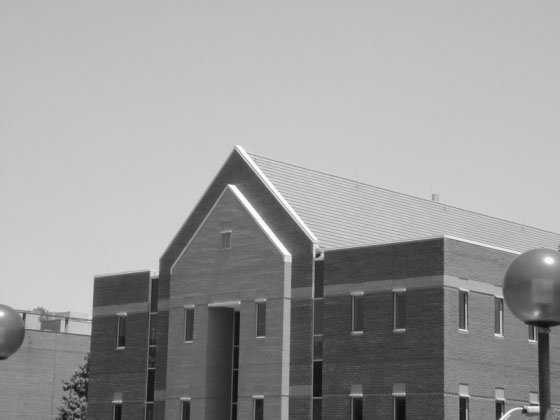
#> input picture technique eight/src/house.jpg, 560 x 420 px
$ python cannyEdgeDetection.py
#> lines starting #> are read from the running program, lines starting #| are printed output that depends on the picture; after the words box and inside, x2 and y2 are one past the last pixel; in counts of white or black regions, pixels touching at a corner belong together
"""
Name: Minh T. Nguyen
ECE 4580 - Digital Image Processing
4/13/2021
Project Assignment 3 - Edge Detection
"""
import math
import cv2 as cv
import numpy as np
from scipy.ndimage.filters import convolve
from scipy import ndimage
from matplotlib import pyplot as plt

def get_sobel_kernel(im):
    """
    Function takes in smoothed images then do matrix multiplication with Sobel kernel to get the gradient magnitude and angle
    @param:
    im = input blurred image

    @return:
    1. gradient = gradient magnitude of sobel filter
    2. theta = the angle of sobel filter
    """
    kernel_x = np.array([[-1, 0, 1], [-2, 0, 2], [-1, 0, 1]], np.float32)
    kernel_y = np.array([[1, 2, 1], [0, 0, 0], [-1, -2, -1]], np.float32)

    image_x = ndimage.filters.convolve(im, kernel_x)
    image_y = ndimage.filters.convolve(im, kernel_y)

    gradient = np.hypot(image_x, image_y)
    gradient = gradient / gradient.max() * 255
    theta = np.arctan2(image_y, image_x)

    return (gradient, theta)

def non_max_supression(grad_im, theta):
    """
    Function goes thru all points on the gradient intensity matrix to finds the pixels with the max value in the edge directions
    @param:
    1. grad_im = gradient magnitude from sobel filter
    2. theta = angle from sobel filter

    @return:
    out_im = Output images
    """
    row, col = grad_im.shape # M, N
    out_im = np.zeros((row, col), dtype=np.int32)
    angle = theta*180. / np.pi
    angle[angle < 0] += 180

    for i in range(1,row-1):
        for j in range(1,col-1):
            q = 255
            r = 255

            # for angle 0
            if (0 <= angle[i,j] < 22.5) or (157.5 <= angle[i,j] <= 180):
                q = grad_im[i, j+1]
                r = grad_im[i, j-1]
            # for angle 45
            elif (22.5 <= angle[i,j] < 67.5):
                q = grad_im[i+1, j-1]
                r = grad_im[i-1, j+1]
            # for angle 90
            elif (67.5 <= angle[i,j] < 112.5):
                q = grad_im[i+1, j]
                r = grad_im[i-1, j]
            # for angle 135
            elif (112.5 <= angle[i,j] < 157.5):
                q = grad_im[i-1, j-1]
                r = grad_im[i+1, j+1]

            if (grad_im[i,j] >= q) and (grad_im[i,j] >= r):
                out_im[i,j] = grad_im[i,j]
            else:
                out_im[i,j] = 0
    return out_im

def double_threshold(im, ltr, htr):
    """
    Function double threshold aim to identify strong, weak, and non-relevant pixels
    @param:
    1. im = imput image
    2. ltr = low threshold ratio
    3. htr = high threshold ratio

    @return:
    1: weak = weak pixel that has intensity value that is not enough to be considered strong ones, but not non-relevant
    2. strong = pixel with very high intensity
    3. res = non-relevant pixel, not high, not low
    """
    high_thres = im.max() * htr
    low_thres = high_thres * ltr

    row, col = im.shape
    res = np.zeros((row,col), dtype=np.int32)

    weak = np.int32(25)
    strong = np.int32(255)

    strong_i, strong_j = np.where(im >= high_thres)
    zeros_i, zeros_j = np.where(im < low_thres)

    weak_i, weak_j = np.where((im <= high_thres) & (im >= low_thres))

    res[strong_i, strong_j] = strong
    res[weak_i, weak_j] = weak

    return (res, weak, strong)

def hysteresis(im, weak, strong=255):
    """
    Function consist of transforming weak pixel into strong ones if at least 1 pixel around the one being processed is a strong one
    """
    row, col = im.shape

    for i in range(1, row-1):
        for j in range(1, col-1):
            if (im[i,j] == weak):
                if ((im[i+1, j-1] == strong) or (im[i+1, j] == strong) or (im[i+1, j+1] == strong)
                    or (im[i, j-1] == strong) or (im[i, j+1] == strong)
                    or (im[i-1, j-1] == strong) or (im[i-1, j] == strong) or (im[i-1, j+1] == strong)):
                    im[i, j] = strong
                else:
                   im[i, j] = 0
    return im

def main():
    print("Running")
    # im = cv.imread("house.jpg", 0)
    im = cv.imread("house.jpg", 0)
#> im is the input picture: shape (420, 560); min 11, max 255, mean 154.6
    cv.imshow("Original House", im)
    im = im/255.0

    # (1) Blue image with Gaussian filter with sigma = 2,8,16
    im_filtered1 = cv.GaussianBlur(im, (0,0), 2)
    im_filtered2 = cv.GaussianBlur(im, (0,0), 8)
    im_filtered3 = cv.GaussianBlur(im, (0,0), 16)

    rows = 1
    cols = 3
    fig1 = plt.figure(figsize=(15, 5))

    fig1.add_subplot(rows, cols, 1)
    plt.imshow(np.float64(im_filtered1), cmap="gray") # Less Thick
    plt.title("Gaussian Filtered - sigma=2")
    plt.axis("off")

    fig1.add_subplot(rows, cols, 2)
    plt.imshow(np.float64(im_filtered2), cmap="gray") # Less Thick
    plt.title("Gaussian Filtered - sigma=8")
    plt.axis("off")

    fig1.add_subplot(rows, cols, 3)
    plt.imshow(np.float64(im_filtered3), cmap="gray") # Less Thick
    plt.title("Gaussian Filtered - sigma=16")
    plt.axis("off")

    # (2) Apply Canny edge detectors with the scales you choose to detect edges
    # a/ Show the magnitude and angle of gradiente images ? Correct??
    grad_mag1, angle1 = get_sobel_kernel(im_filtered1)
    grad_mag2, angle2 = get_sobel_kernel(im_filtered2)
    grad_mag3, angle3 = get_sobel_kernel(im_filtered3)

    fig2 = plt.figure(figsize=(15, 5))

    fig2.add_subplot(2, cols, 1)
    plt.imshow(np.float64(grad_mag1), cmap="gray") # Less Thick
    plt.title("Gradient Magnitude - sigma=2")
    plt.axis("off")

    fig2.add_subplot(2, cols, 2)
    plt.imshow(np.float64(grad_mag2), cmap="gray") # Less Thick
    plt.title("Gradient Magnitude - sigma=8")
    plt.axis("off")

    fig2.add_subplot(2, cols, 3)
    plt.imshow(np.float64(grad_mag3), cmap="gray") # Less Thick
    plt.title("Gradient Magnitude - sigma=16")
    plt.axis("off")

    fig2.add_subplot(2, cols, 4)
    plt.imshow(np.float64(angle1), cmap="gray") # Less Thick
    plt.title("Angle - sigma=2")
    plt.axis("off")

    fig2.add_subplot(2, cols, 5)
    plt.imshow(np.float64(angle2), cmap="gray") # Less Thick
    plt.title("Angle - sigma=8")
    plt.axis("off")

    fig2.add_subplot(2, cols, 6)
    plt.imshow(np.float64(angle3), cmap="gray") # Less Thick
    plt.title("Angle - sigma=16")
    plt.axis("off")

    # b/ Display the edges before and after non-maximum suppression ?? Aint edge is the magnitude sobel above?
    im_nms1 = non_max_supression(grad_mag1, angle1)
#> after the loop in non_max_supression, `for i in range(1,row-1):`: out_im: shape (420, 560) int32; 238 distinct labels, from 0 to 255
    im_nms2 = non_max_supression(grad_mag2, angle2)
#> after the loop in non_max_supression (call 2), `for i in range(1,row-1):`: out_im: shape (420, 560) int32; 239 distinct labels, from 0 to 255
    im_nms3 = non_max_supression(grad_mag3, angle3)
#> after the loop in non_max_supression (call 3), `for i in range(1,row-1):`:
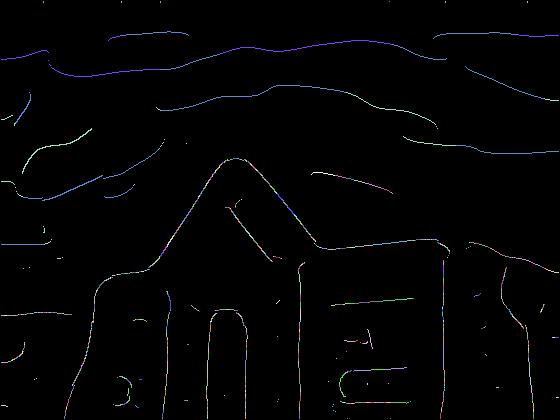
#> out_im: shape (420, 560) int32; 255 distinct labels, from 0 to 255; one colour per label, 0 black

    fig3 = plt.figure(figsize=(15, 5))

    fig3.add_subplot(rows, cols, 1)
    plt.imshow(np.float64(im_nms1), cmap="gray") # Less Thick
    plt.title("Non Maximum Suppression - sigma=2")
    plt.axis("off")

    fig3.add_subplot(rows, cols, 2)
    plt.imshow(np.float64(im_nms2), cmap="gray") # Less Thick
    plt.title("Non Maximum Suppression - sigma=8")
    plt.axis("off")

    fig3.add_subplot(rows, cols, 3)
    plt.imshow(np.float64(im_nms3), cmap="gray") # Less Thick
    plt.title("Non Maximum Suppression - sigma=16")
    plt.axis("off")

    # c/ Display the final edge maps after edge linking/double-thresholding technique
    im_thres1, weak1, strong1 = double_threshold(im_nms1, ltr=0.07, htr=0.19)
#> in double_threshold, `high_thres = im.max() * htr`: high_thres = 48.45
#> in double_threshold, `low_thres = high_thres * ltr`: low_thres = 3.39
#> in double_threshold, `strong_i, strong_j = np.where(im >= high_thres)`: strong_i = 5153 values from 145 to 418; strong_j = 5153 values, max 558 at index 2885, min 1 at index 2245, mean 293.7
#> in double_threshold, `weak_i, weak_j = np.where((im <= high_thres) & (im >= low_thres))`: weak_i = 10949 values from 144 to 418; weak_j = 10949 values, max 558 at index 1421, min 1 at index 6030, mean 301.2
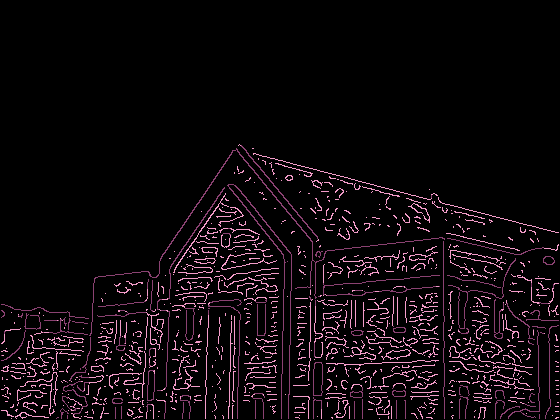
#> im_thres1: shape (420, 560) int32; 3 distinct labels, from 0 to 255; one colour per label, 0 black
#> weak1 = 25; strong1 = 255
    print(f"TESTING: WEAK {weak1}")
#| TESTING: WEAK 25
    im_final1 = hysteresis(im_thres1, weak1, strong1)
#> after the loop in hysteresis, `for i in range(1, row-1):`:
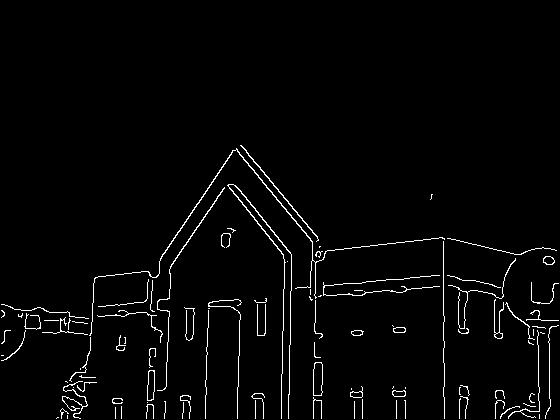
#> im: shape (420, 560) int32; 2.4% white in thin lines or dots, all inside (x1, y1, x2, y2) = (1, 145, 559, 419)

    im_thres2, weak2, strong2 = double_threshold(im_nms2, ltr=0.07, htr=0.19) #0.07 0.19
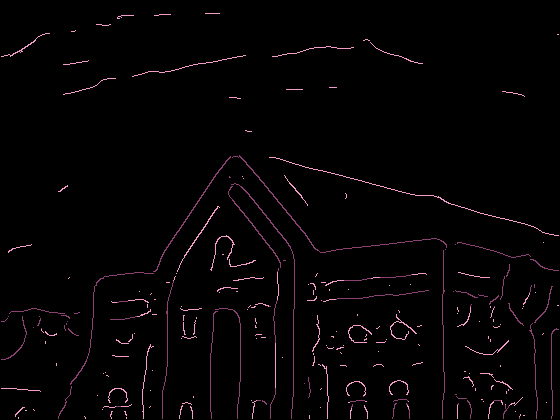
#> im_thres2: shape (420, 560) int32; 3 distinct labels, from 0 to 255; one colour per label, 0 black
#> weak2 = 25; strong2 = 255
    print(f"TESTING: WEAK {weak2}")
#| TESTING: WEAK 25
    im_final2 = hysteresis(im_thres2, weak2, strong2)
#> call 2 of hysteresis, with weak = 25, strong = 255
#> after the loop in hysteresis (call 2), `for i in range(1, row-1):`:
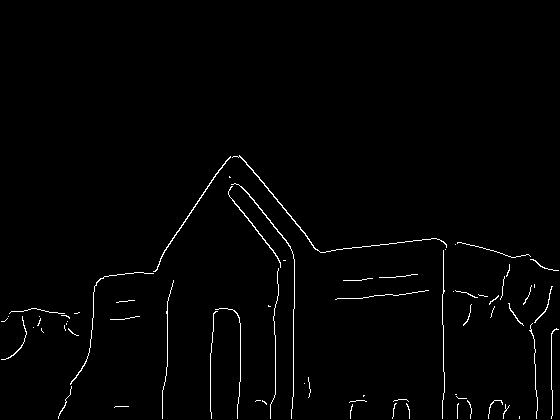
#> im: shape (420, 560) int32; 1.3% white in thin lines or dots, all inside (x1, y1, x2, y2) = (1, 155, 559, 419)

    im_thres3, weak3, strong3 = double_threshold(im_nms3, ltr=0.02, htr=0.15)
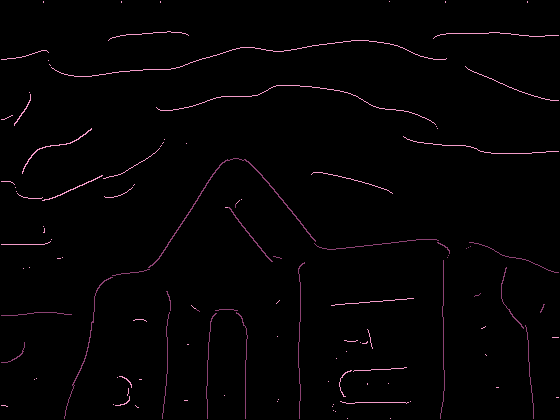
#> im_thres3: shape (420, 560) int32; 3 distinct labels, from 0 to 255; one colour per label, 0 black
#> weak3 = 25; strong3 = 255
    print(f"TESTING: WEAK {weak3}")
#| TESTING: WEAK 25
    im_final3 = hysteresis(im_thres3, weak3, strong3)
#> after the loop in hysteresis (call 3), `for i in range(1, row-1):`: im: shape (420, 560) int32; 0.83% white in thin lines or dots, all inside (x1, y1, x2, y2) = (1, 158, 559, 419)

    fig4 = plt.figure(figsize=(15, 5))

    fig4.add_subplot(rows, cols, 1)
    plt.imshow(np.float64(im_final1), cmap="gray") # Less Thick
    plt.title("Final Edge Map - sigma=2")
    plt.axis("off")

    fig4.add_subplot(rows, cols, 2)
    plt.imshow(np.float64(im_final2), cmap="gray") # Less Thick
    plt.title("Final Edge Map - sigma=8")
    plt.axis("off")

    fig4.add_subplot(rows, cols, 3)
    plt.imshow(np.float64(im_final3), cmap="gray") # Less Thick
    plt.title("Final Edge Map - sigma=16")
    plt.axis("off")

    # (3): Combine the multiscale edge maps to generate the final edge map? => Combine all edge of the 3 finals one? // average image => Not good.
    fig5 = plt.figure(figsize=(15, 5))
    blend_image = im_final1 + im_final2 + im_final3
#> blend_image: shape (420, 560) int32; 4 distinct labels, from 0 to 765
    plt.imshow(np.float64(blend_image), cmap="gray") # Less Thick
    plt.title("Blended Final Image Sum")
    plt.axis("off")

    # [5 lines of commented-out code are left out]

    plt.show()
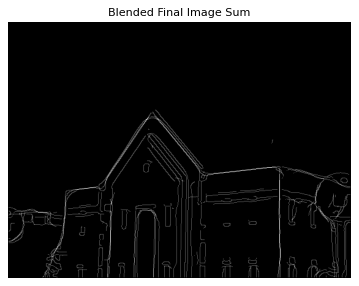
#> figure drawn by matplotlib, 1 panel
    cv.waitKey(0)
    cv.destroyAllWindows()

if __name__ == "__main__":
    main()
